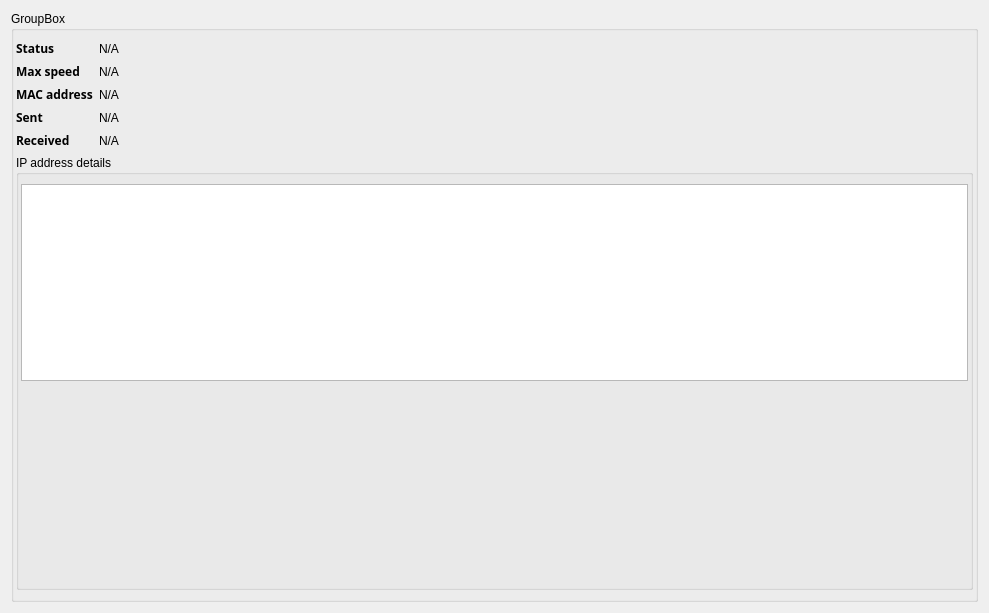
<?xml version="1.0" encoding="UTF-8"?>
<ui version="4.0">
 <class>NetworkPageWidget</class>
 <widget class="QWidget" name="NetworkPageWidget">
  <property name="geometry">
   <rect>
    <x>0</x>
    <y>0</y>
    <width>989</width>
    <height>613</height>
   </rect>
  </property>
  <property name="windowTitle">
   <string>Form</string>
  </property>
  <layout class="QGridLayout" name="gridLayout_2">
   <item row="0" column="0">
    <widget class="QGroupBox" name="network_box">
     <property name="title">
      <string>GroupBox</string>
     </property>
     <layout class="QGridLayout" name="gridLayout">
      <property name="leftMargin">
       <number>2</number>
      </property>
      <property name="rightMargin">
       <number>2</number>
      </property>
      <item row="0" column="0">
       <widget class="QLabel" name="status_label">
        <property name="font">
         <font>
          <family>Sans Serif</family>
          <weight>75</weight>
          <bold>true</bold>
         </font>
        </property>
        <property name="text">
         <string>Status</string>
        </property>
       </widget>
      </item>
      <item row="0" column="1">
       <widget class="QLabel" name="status">
        <property name="text">
         <string>N/A</string>
        </property>
       </widget>
      </item>
      <item row="1" column="0">
       <widget class="QLabel" name="max_speed_label">
        <property name="sizePolicy">
         <sizepolicy hsizetype="Preferred" vsizetype="Preferred">
          <horstretch>0</horstretch>
          <verstretch>0</verstretch>
         </sizepolicy>
        </property>
        <property name="font">
         <font>
          <family>Sans Serif</family>
          <weight>75</weight>
          <bold>true</bold>
         </font>
        </property>
        <property name="text">
         <string>Max speed</string>
        </property>
       </widget>
      </item>
      <item row="1" column="1">
       <widget class="QLabel" name="max_speed">
        <property name="text">
         <string>N/A</string>
        </property>
       </widget>
      </item>
      <item row="2" column="0">
       <widget class="QLabel" name="mac_address_label">
        <property name="sizePolicy">
         <sizepolicy hsizetype="Preferred" vsizetype="Preferred">
          <horstretch>0</horstretch>
          <verstretch>0</verstretch>
         </sizepolicy>
        </property>
        <property name="font">
         <font>
          <family>Sans Serif</family>
          <weight>75</weight>
          <bold>true</bold>
         </font>
        </property>
        <property name="text">
         <string>MAC address</string>
        </property>
       </widget>
      </item>
      <item row="2" column="1">
       <widget class="QLabel" name="mac_address">
        <property name="sizePolicy">
         <sizepolicy hsizetype="Expanding" vsizetype="Preferred">
          <horstretch>0</horstretch>
          <verstretch>0</verstretch>
         </sizepolicy>
        </property>
        <property name="text">
         <string>N/A</string>
        </property>
       </widget>
      </item>
      <item row="3" column="0">
       <widget class="QLabel" name="sent_label">
        <property name="font">
         <font>
          <family>Sans Serif</family>
          <weight>75</weight>
          <bold>true</bold>
         </font>
        </property>
        <property name="text">
         <string>Sent</string>
        </property>
       </widget>
      </item>
      <item row="3" column="1">
       <widget class="QLabel" name="sent">
        <property name="text">
         <string>N/A</string>
        </property>
       </widget>
      </item>
      <item row="4" column="0">
       <widget class="QLabel" name="received_label">
        <property name="font">
         <font>
          <family>Sans Serif</family>
          <weight>75</weight>
          <bold>true</bold>
         </font>
        </property>
        <property name="text">
         <string>Received</string>
        </property>
       </widget>
      </item>
      <item row="4" column="1">
       <widget class="QLabel" name="received">
        <property name="text">
         <string>N/A</string>
        </property>
       </widget>
      </item>
      <item row="5" column="0" colspan="2">
       <widget class="QGroupBox" name="ip_address_details_box">
        <property name="sizePolicy">
         <sizepolicy hsizetype="Expanding" vsizetype="Expanding">
          <horstretch>0</horstretch>
          <verstretch>0</verstretch>
         </sizepolicy>
        </property>
        <property name="title">
         <string>IP address details</string>
        </property>
        <layout class="QGridLayout" name="gridLayout_4">
         <property name="leftMargin">
          <number>2</number>
         </property>
         <property name="rightMargin">
          <number>2</number>
         </property>
         <item row="0" column="0">
          <widget class="QTableWidget" name="ip_address_details_table">
           <property name="minimumSize">
            <size>
             <width>0</width>
             <height>0</height>
            </size>
           </property>
           <property name="maximumSize">
            <size>
             <width>16777215</width>
             <height>16777215</height>
            </size>
           </property>
           <property name="baseSize">
            <size>
             <width>0</width>
             <height>0</height>
            </size>
           </property>
           <property name="editTriggers">
            <set>QAbstractItemView::NoEditTriggers</set>
           </property>
           <property name="alternatingRowColors">
            <bool>true</bool>
           </property>
           <property name="selectionMode">
            <enum>QAbstractItemView::SingleSelection</enum>
           </property>
           <property name="selectionBehavior">
            <enum>QAbstractItemView::SelectRows</enum>
           </property>
           <attribute name="horizontalHeaderCascadingSectionResizes">
            <bool>false</bool>
           </attribute>
           <attribute name="horizontalHeaderStretchLastSection">
            <bool>false</bool>
           </attribute>
           <attribute name="verticalHeaderVisible">
            <bool>false</bool>
           </attribute>
          </widget>
         </item>
         <item row="1" column="0">
          <spacer name="verticalSpacer">
           <property name="orientation">
            <enum>Qt::Vertical</enum>
           </property>
           <property name="sizeHint" stdset="0">
            <size>
             <width>20</width>
             <height>40</height>
            </size>
           </property>
          </spacer>
         </item>
        </layout>
       </widget>
      </item>
     </layout>
    </widget>
   </item>
  </layout>
 </widget>
 <resources/>
 <connections/>
</ui>
